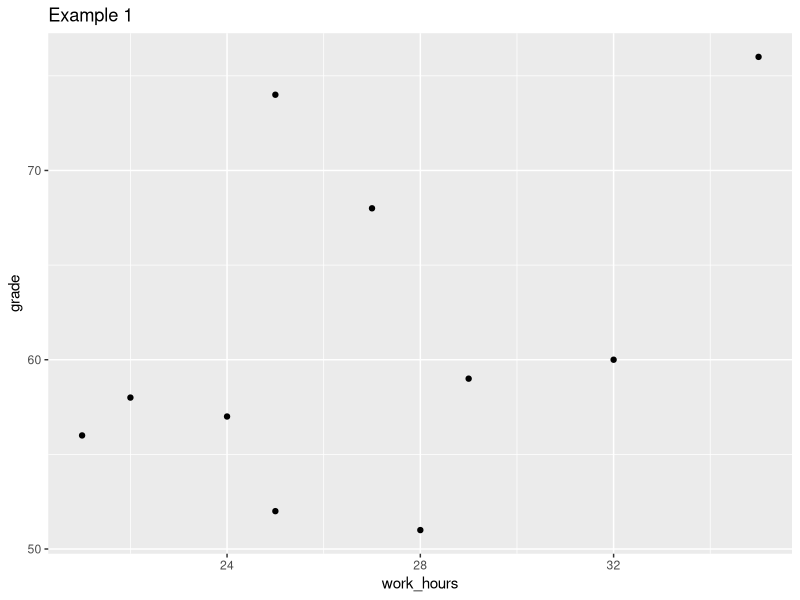
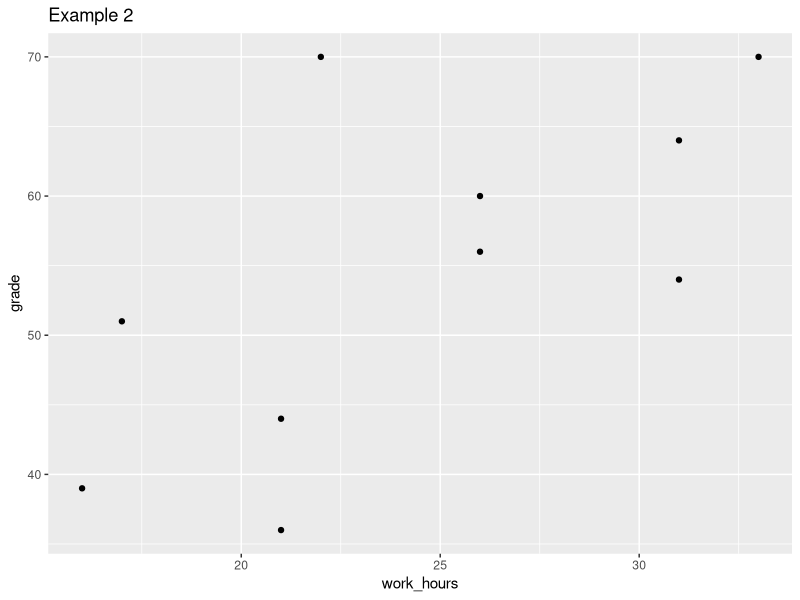
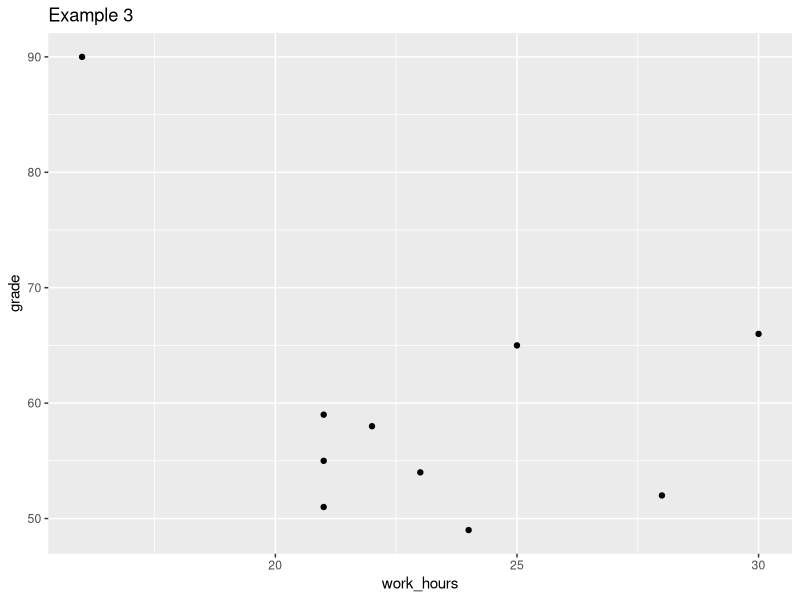
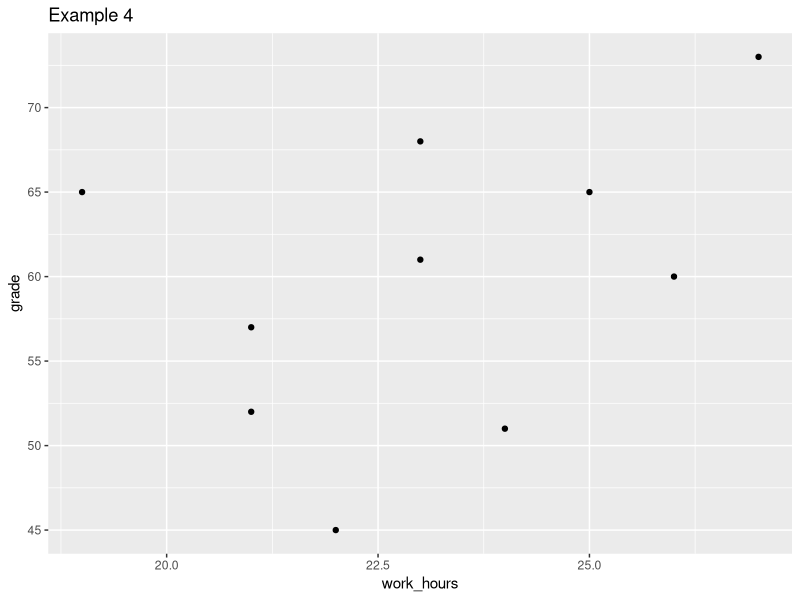
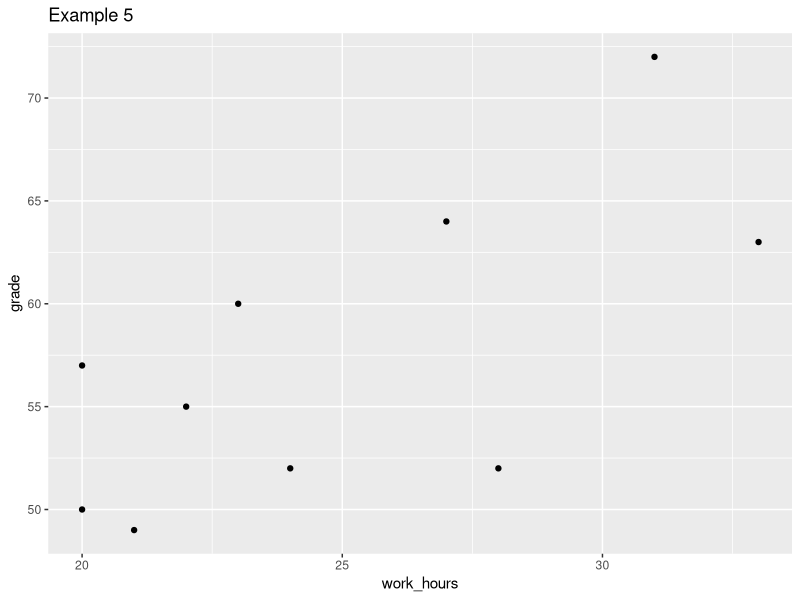
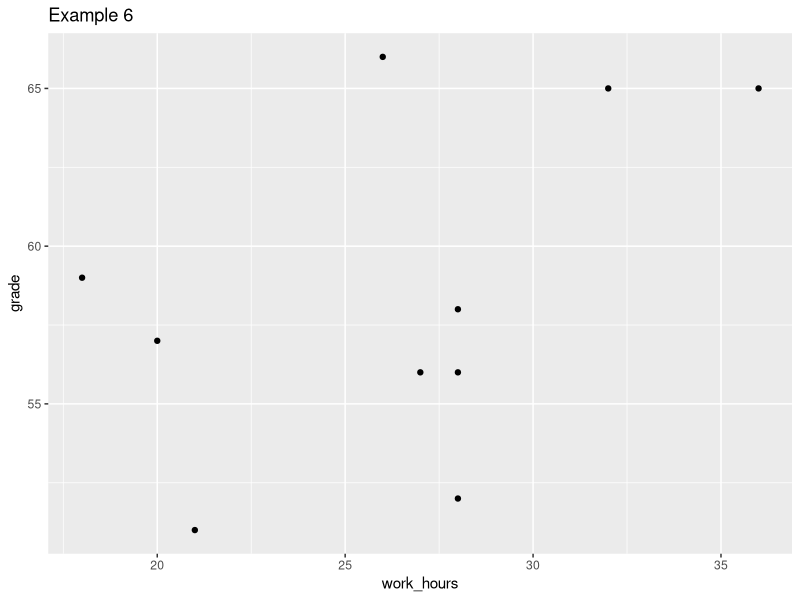
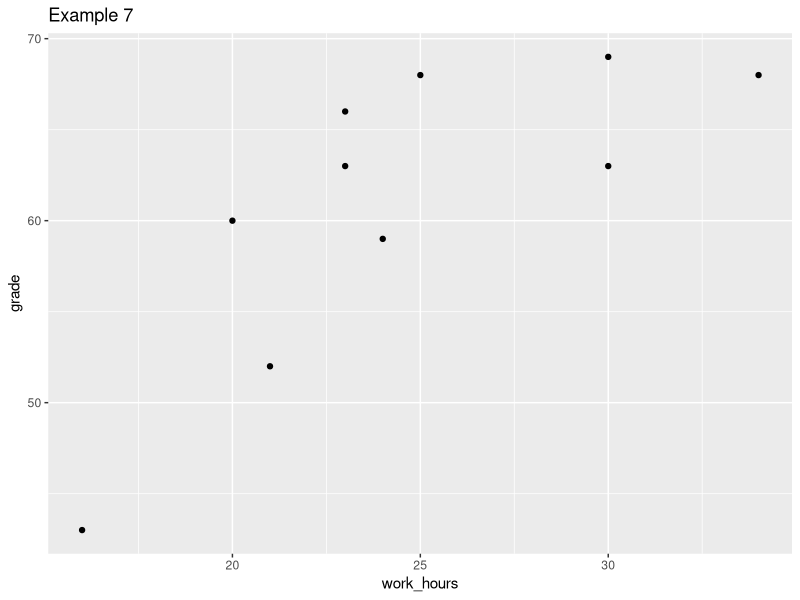
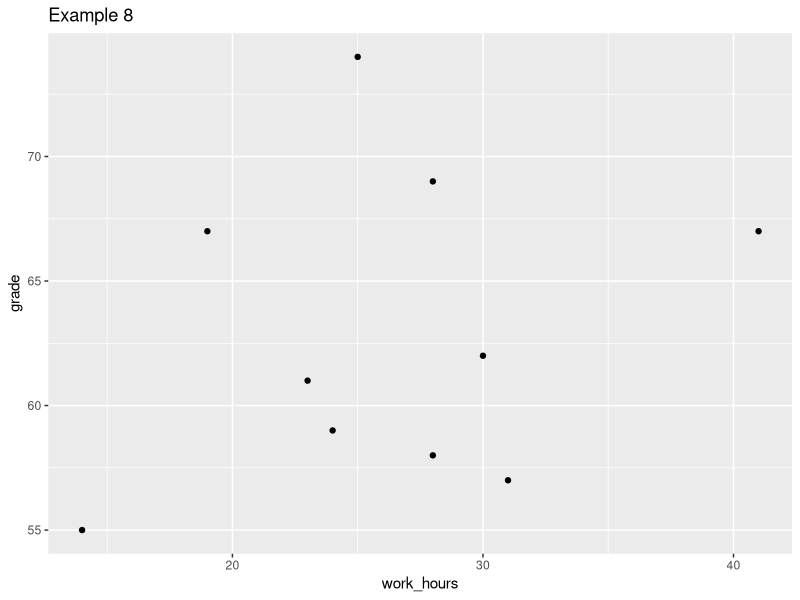

Write the R code that produced these figures, in order.
## ---- chunk 1
library(tidyverse)
library(tidyverse)
studyhabits <-  read_csv('data/studyhabitsandgrades.csv')
set.seed(1234)
for (i in 1:16) {
  p <- studyhabits %>%
    sample_n(10) %>%
    ggplot(aes(work_hours, grade)) + geom_point() + ggtitle(paste("Example", i))
  print(p)
}

